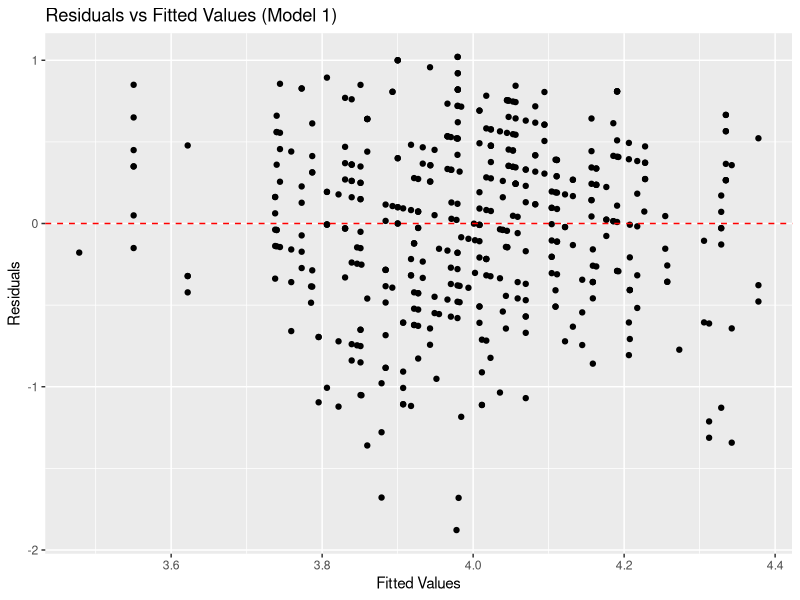
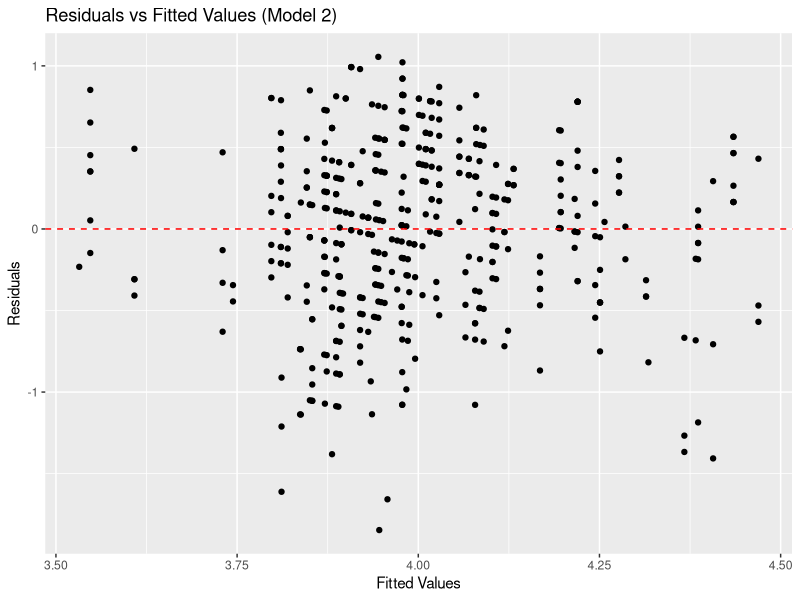
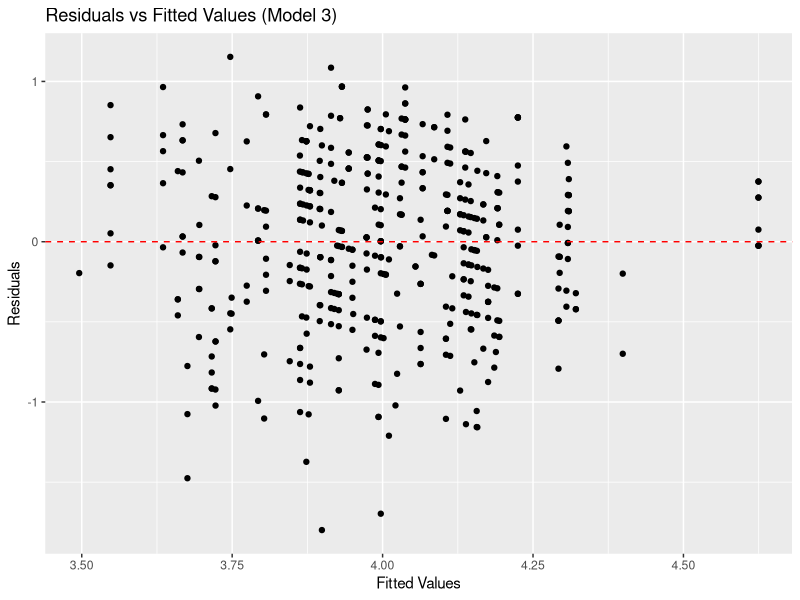
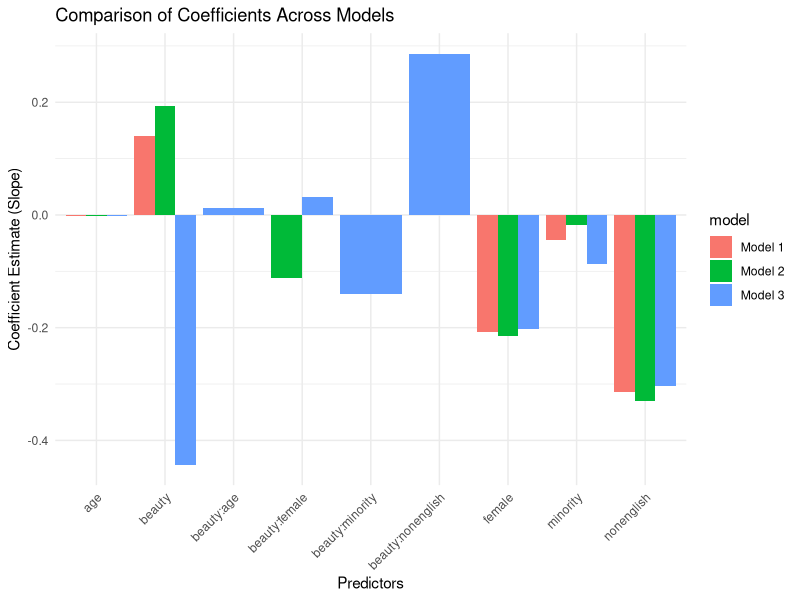
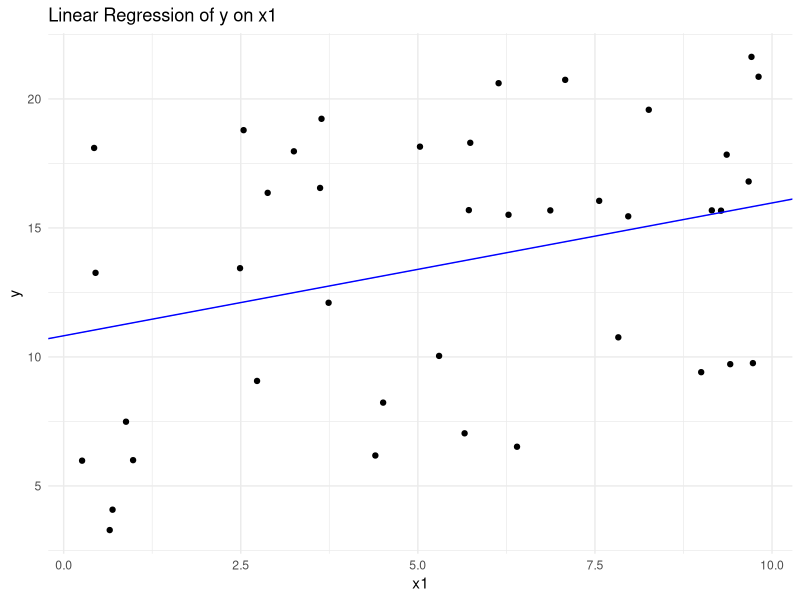
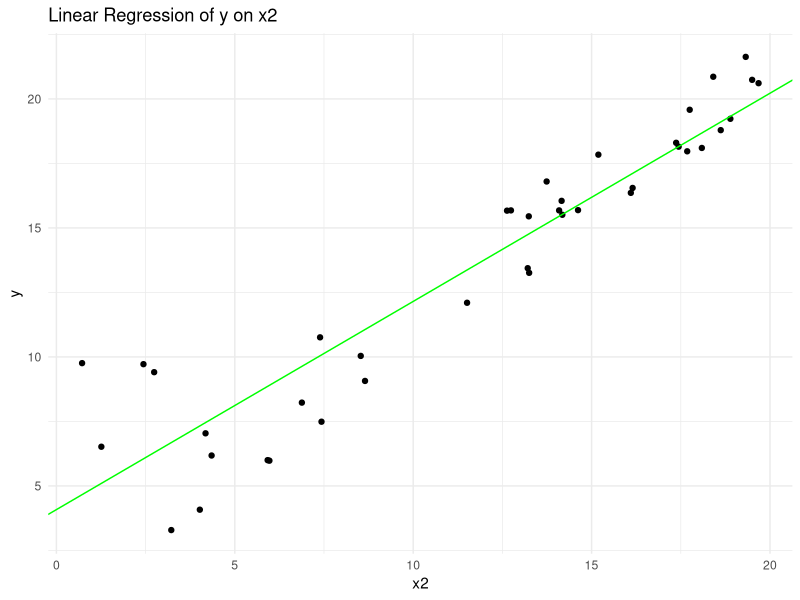
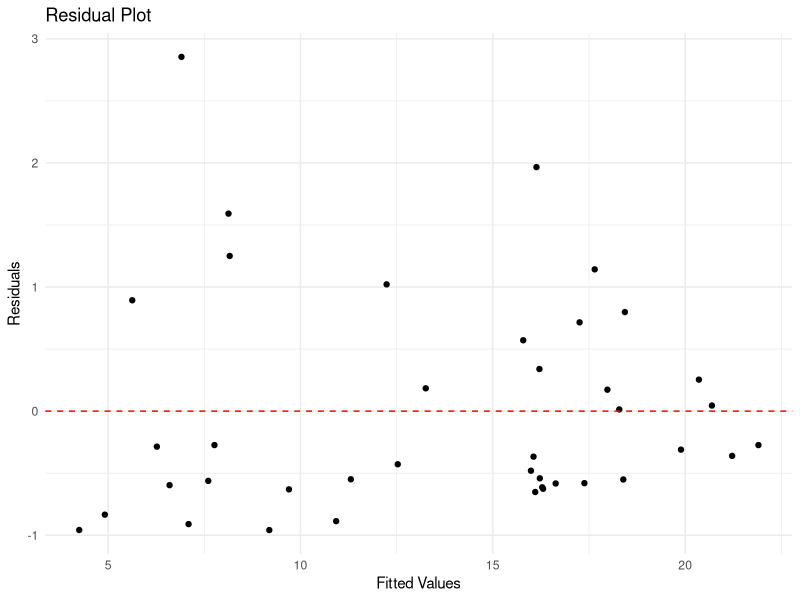
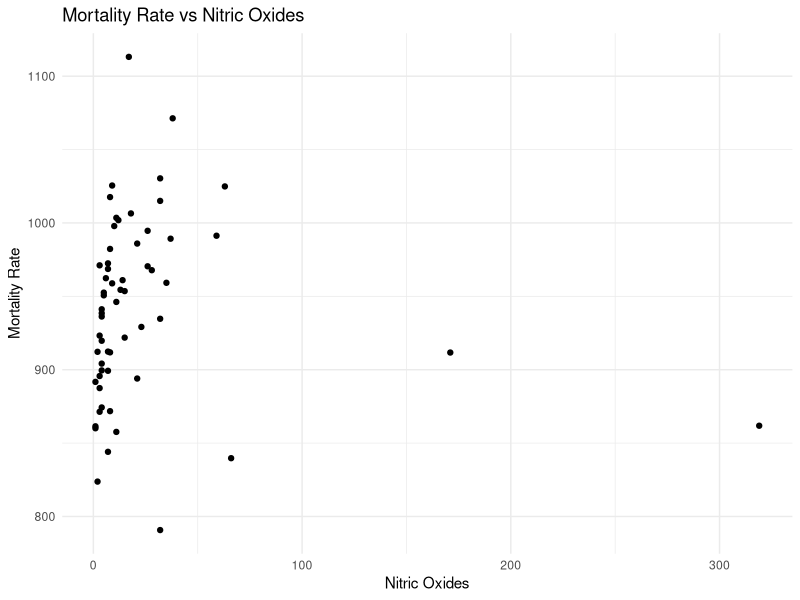

Source code (R) for these figures, in order:
## ---- chunk 1
knitr::opts_chunk$set(echo = TRUE)

install.packages('broom')
## ---- chunk 2
# Load necessary libraries
library(ggplot2)
library(dplyr)
library(broom) # for tidy model summaries

# Load the data
df <- read.csv("./Other Data/HW_3/beauty.csv")

# Inspect the first few rows of the data
head(df)

# Model 1: Simple linear regression with beauty and other predictors
model1 <- lm(eval ~ beauty + age + female + minority + nonenglish, data = df)

# Model 2: Adding an interaction term between beauty and female
model2 <- lm(eval ~ beauty * female + age + minority + nonenglish, data = df)

# Model 3: Adding interactions between beauty and other variables
model3 <- lm(eval ~ beauty * female + beauty * age + beauty * minority + beauty * nonenglish, data = df)


# Summary of each model
summary(model1)
summary(model2)
summary(model3)

# Create a table comparing the coefficients of each model using broom's tidy() function
coef_model1 <- tidy(model1) %>% mutate(model = "Model 1")
coef_model2 <- tidy(model2) %>% mutate(model = "Model 2")
coef_model3 <- tidy(model3) %>% mutate(model = "Model 3")

# Combine the coefficients from all models
coef_comparison <- bind_rows(coef_model1, coef_model2, coef_model3)


coef_combined <- coef_comparison %>% filter(term != "(Intercept)")


# Print the comparison of coefficients across models
coef_comparison %>%
  select(term, estimate, std.error, statistic, p.value, model) %>%
  arrange(term, model) %>%
  print()

# Plot residuals vs fitted values for each model

# Model 1 Residuals vs Fitted
residuals1 <- resid(model1)
fitted_values1 <- fitted(model1)

ggplot(data.frame(fitted = fitted_values1, residuals = residuals1), aes(x = fitted, y = residuals)) +
  geom_point() +
  geom_hline(yintercept = 0, linetype = "dashed", color = "red") +
  labs(title = "Residuals vs Fitted Values (Model 1)", x = "Fitted Values", y = "Residuals")

# Model 2 Residuals vs Fitted
residuals2 <- resid(model2)
fitted_values2 <- fitted(model2)

ggplot(data.frame(fitted = fitted_values2, residuals = residuals2), aes(x = fitted, y = residuals)) +
  geom_point() +
  geom_hline(yintercept = 0, linetype = "dashed", color = "red") +
  labs(title = "Residuals vs Fitted Values (Model 2)", x = "Fitted Values", y = "Residuals")

# Model 3 Residuals vs Fitted
residuals3 <- resid(model3)
fitted_values3 <- fitted(model3)

ggplot(data.frame(fitted = fitted_values3, residuals = residuals3), aes(x = fitted, y = residuals)) +
  geom_point() +
  geom_hline(yintercept = 0, linetype = "dashed", color = "red") +
  labs(title = "Residuals vs Fitted Values (Model 3)", x = "Fitted Values", y = "Residuals")


ggplot(coef_combined, aes(x = term, y = estimate, fill = model)) +
  geom_bar(stat = "identity", position = position_dodge()) +
  labs(title = "Comparison of Coefficients Across Models", 
       x = "Predictors", 
       y = "Coefficient Estimate (Slope)") +
  theme_minimal() +
  theme(axis.text.x = element_text(angle = 45, hjust = 1))

## ---- chunk 3
# (a) Read the data with proper column names
data <- read.table("./Other Data/HW_3/pyth.txt", header = TRUE)

# Convert columns to numeric
data$x1 <- as.numeric(data$x1)
data$x2 <- as.numeric(data$x2)
data$y <- as.numeric(data$y)

# Separate the training data (first 40 rows) and test data (remaining 20 rows without 'y')
train_data <- data[1:40, ]
test_data <- data[41:60, c("x1", "x2")]

# (a) Fit the linear regression model using the first 40 data points
model <- lm(y ~ x1 + x2, data = train_data)

# Summary of the model
summary(model)

# (b) Display the estimated model graphically for 'x1' with regression line
ggplot(train_data, aes(x = x1, y = y)) +
  geom_point() +
  geom_abline(intercept = coef(model)[1] + coef(model)[3] * mean(train_data$x2), slope = coef(model)[2], color = "blue") +  # Add regression line
  labs(title = "Linear Regression of y on x1", x = "x1", y = "y") +
  theme_minimal()

# (b) Display the estimated model graphically for 'x2' with regression line
ggplot(train_data, aes(x = x2, y = y)) +
  geom_point() +
  geom_abline(intercept = coef(model)[1] + coef(model)[2] * mean(train_data$x1), slope = coef(model)[3], color = "green") +  # Add regression line
  labs(title = "Linear Regression of y on x2", x = "x2", y = "y") +
  theme_minimal()

# (c) Residual plot: plot residuals against fitted values
residuals <- resid(model)
fitted_values <- fitted(model)

ggplot(data.frame(fitted = fitted_values, residuals = residuals), aes(x = fitted, y = residuals)) +
  geom_point() +
  geom_hline(yintercept = 0, linetype = "dashed", color = "red") +
  labs(title = "Residual Plot", x = "Fitted Values", y = "Residuals") +
  theme_minimal()

# (d) Predictions for the remaining 20 data points (test_data)
predictions <- predict(model, newdata = test_data)

# Print the predictions
print(predictions)


## ---- chunk 4
# Load necessary libraries
library(ggplot2)


# Load the dataset with the provided column names
column_names <- c("prec", "jant", "jult", "ovr65", "popn", "educ", "hous", "dens", 
                  "nonw", "wwdrk", "poor", "hc", "nox", "so2", "humid", "mort")

data <- read.csv("./Other Data/HW_3/pollution.csv", header=TRUE, col.names = column_names)

# Inspect the dataset
head(data)

# Scatterplot of mortality rate vs nitric oxides (nox)
ggplot(data, aes(x = nox, y = mort)) +
  geom_point() +
  labs(title = "Mortality Rate vs Nitric Oxides", x = "Nitric Oxides", y = "Mortality Rate") +
  theme_minimal()

# Fit a linear regression model to the untransformed data
model <- lm(mort ~ nox, data = data)

# Summary of the linear regression model
summary(model)

# Residual plot for the untransformed model
residuals <- resid(model)
fitted_values <- fitted(model)

ggplot(data.frame(fitted = fitted_values, residuals = residuals), aes(x = fitted, y = residuals)) +
  geom_point() +
  geom_hline(yintercept = 0, linetype = "dashed", color = "red") +
  labs(title = "Residuals vs Fitted Values (Untransformed Model)", x = "Fitted Values", y = "Residuals") +
  theme_minimal()

### (b) Logarithmic Transformation and Residual Plot

# Apply logarithmic transformation
data$log_mort <- log(data$mort)
data$log_nox <- log(data$nox)

# Fit the model using the transformed data
log_model <- lm(log_mort ~ log_nox, data = data)

# Summary of the log-log model
summary(log_model)

# Residual plot for the transformed model
log_residuals <- resid(log_model)
log_fitted_values <- fitted(log_model)

ggplot(data.frame(fitted = log_fitted_values, residuals = log_residuals), aes(x = fitted, y = residuals)) +
  geom_point() +
  geom_hline(yintercept = 0, linetype = "dashed", color = "red") +
  labs(title = "Residuals vs Fitted Values (Log-Transformed Model)", x = "Fitted Values", y = "Residuals") +
  theme_minimal()

### (c) Interpretation of the Slope Coefficient

cat("The slope coefficient from the log-transformed model represents the percentage change in mortality rate for a 1% increase in nitric oxides level.")

### (d) Multiple Regression with Transformed Data

# Apply log transformations to all relevant variables
data$log_so2 <- log(data$so2)
data$log_hc <- log(data$hc)

# Fit the multiple regression model using the transformed data
multi_log_model <- lm(log_mort ~ log_nox + log_so2 + log_hc, data = data)

# Summary of the multiple regression model
summary(multi_log_model)

# Plot fitted regression model
ggplot(data, aes(x = log_nox, y = log_mort)) +
  geom_point() +
  geom_smooth(method = "lm", formula = y ~ log_nox + log_so2 + log_hc, se = FALSE, color = "blue") +
  labs(title = "Log-Transformed Multiple Regression Model", x = "Log Nitric Oxides", y = "Log Mortality Rate") +
  theme_minimal()

### (e) Cross-Validation

# Split the data into two halves
first_half <- data[1:30, ]
second_half <- data[31:60, ]

# Fit the model to the first half of the data
cv_model <- lm(log_mort ~ log_nox + log_so2 + log_hc, data = first_half)

# Predict for the second half
cv_predictions <- predict(cv_model, newdata = second_half)

# Output predictions
print(cv_predictions)

## ---- chunk 5
